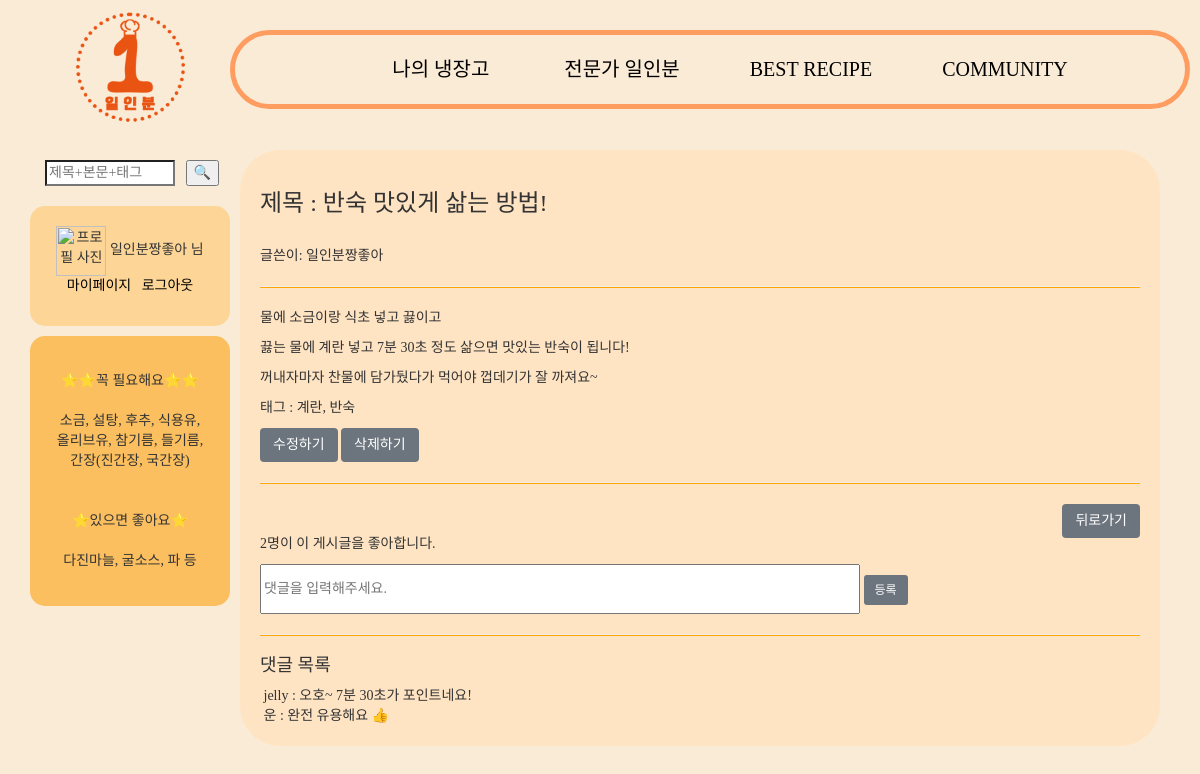
Page /community/postshow/18 (signed in) on the committed database.
### accounts/models.py (models this page shows, shortened)
class CustomerUser(AbstractUser):
    POSITION = (
        ('일반', '일반'),
        ('사업자', '사업자'),
    )
    position = models.CharField(verbose_name='등급', max_length=1000, choices=POSITION)
    upload = CloudinaryField('uploads',blank=True,null=True)
    profile = CloudinaryField('images/',default='default_susbwu.JPG',blank=True,null=False)
    nickname = models.CharField(max_length=100)
    email = models.EmailField()

### community/models.py (models this page shows, shortened)
class Post(models.Model):
    category_select = (
        ('일상공유','일상공유'),
        ('레시피공유', '레시피공유'),
    )
    writer = models.ForeignKey(CustomerUser, related_name="community", on_delete=models.CASCADE, verbose_name="작성자", null=True)
    title = models.CharField(max_length=100)
    content = models.TextField()
    category = models.CharField(max_length=30, choices=category_select, default='일상공유', null=True)
    pub_date = models.DateTimeField(auto_now_add=True, verbose_name="글작성일", null=True)
    like = models.ManyToManyField(CustomerUser, related_name='likes', blank=True)
    slug = models.SlugField('Slug', unique=False, allow_unicode=True, help_text='dashed words for title alias', null=True)
    tag = TagField()
    top_fixed = models.BooleanField(verbose_name='상단고정', default=False)

### commentcrud/models.py (models this page shows, shortened)
class Comment(models.Model):
    writer = models.ForeignKey(CustomerUser, related_name="comment", on_delete=models.CASCADE, verbose_name="댓글작성자", null=True)
    post = models.ForeignKey(Post, on_delete=models.CASCADE)
    content = models.CharField(max_length=100)
    created_at = models.DateTimeField(auto_now_add=True)
    updated_at = models.DateTimeField(auto_now=True)

### community/views.py (the view)
# urls.py: path('postshow/<int:post_id>', views.postshow, name='postshow'),
def postshow(request, post_id):
    post = get_object_or_404(Post, pk=post_id)
    scrap = Scrap_commu.objects.filter(user=request.user,post=post)
    return render(request, 'postshow.html', {'post': post,'scrap':scrap})

### community/templates/postshow.html (shortened to what this page needs)
{% extends 'list.html' %}
{% load static %}
{% block content %}
<html>
<head>
</head>
<body>
    <div id="cookResult" class="col-md-12">
            <h3>제목 : {{ post.title }}</h3>
            <br/>
            <p>글쓴이: <span id="user_name">{{ post.writer.nickname }}</span></p>
            <hr>
            <p>{{ post.content | safe }}</p>
            <p>태그 : {{ post.tag }}</p>
            <div class="bt">
                {% if post.writer == user %}
                <a href="{% url 'postupdate' post.id %}"><button type="button" class="btn btn-secondary">수정하기</button></a>
                <a href="{% url 'postdelete' post.id %}"><button type="button" class="btn btn-secondary" onclick="return confirm('정말 삭제하시겠습니까?')">삭제하기</button></a>
                {% endif %}
            </div>
            <hr>
            <a href="{% url 'list' %}"><button type="button" class="btn btn-secondary float-right">뒤로가기</button></a>
            <br/>
                <p style="margin-top: 10px;">{{ post.like.all.count }}명이 이 게시글을 좋아합니다.</p>
                <form method='POST' action="{% url 'commentcreate' post.id %}">
                    <input type="text" placeholder="댓글을 입력해주세요." style="width:600px;height:50px" name="content"></input>
                    <button type="submit" class="btn btn-secondary btn-sm">등록</button>
                </form>
        <hr/>
            <h4>댓글 목록</h4>
            {% if post.comment_set.all.count == 0 %}
                <p>아직 댓글이 없어요! :(</p>
            {% else %}
                {% for comment in post.comment_set.all %}
                    <img src="/media/{{comment.writer.profile}}" alt=""/> {{comment.writer.nickname}} : {{comment.content}}
                    <br/>
                {% endfor %}
            {% endif %}
    </div>
</body>
</html>
{% endblock %}

### home/templates/base.html (shortened to what this page needs)
{% load bootstrap4 %}
{% bootstrap_css %}
{% load static %}
<head>
<link rel="stylesheet" href="https://maxcdn.bootstrapcdn.com/bootstrap/3.3.2/css/bootstrap.min.css">
<link rel="stylesheet" href="https://maxcdn.bootstrapcdn.com/bootstrap/3.3.2/css/bootstrap-theme.min.css">
</head>
<body style="background-color: antiquewhite;">
<div class="container">
  <div class="row">
      <div class="col-md-2 logo">
        <a href="{% url 'main' %}"><img src = "{% static 'logoplus.png' %}" width = "110px" alt="로고"></a>
      </div>
      <div id="bar" class="col-md-10">
        <nav>
          <ul>
            <li class="nav-item">
                <a class="nav-link" href="{% url 'myfridge' %}">나의 냉장고 &nbsp;&nbsp;&nbsp;&nbsp;&nbsp;&nbsp;&nbsp;&nbsp;&nbsp;&nbsp;</a>
              </li>
            <li class="nav-item">
              <a class="nav-link" href="{% url 'expert_list' %}">전문가 일인분&nbsp;&nbsp;&nbsp;&nbsp;&nbsp;&nbsp;&nbsp;&nbsp;&nbsp;&nbsp;</a>
            </li>
            <li class="nav-item">
              <a class="nav-link" href="{% url 'likelist' %}">BEST RECIPE&nbsp;&nbsp;&nbsp;&nbsp;&nbsp;&nbsp;&nbsp;&nbsp;&nbsp;&nbsp;</a>
            </li>
            <li class="nav-item">
                <a class="nav-link" href="{% url 'list' %}">COMMUNITY</a>
            </li>
          </ul>
      </nav>
      </div>
      <div id="search" class="col-md-2">
        <div>
        <form action = "{% url 'result' %}" method = "get">
          <input id="searchtext" type = "search" placeholder="제목+본문+태그" style="font-family:'굴림';" name = "query">&nbsp;&nbsp;&nbsp;
          <input id = "searchbutton" type = "submit" name="" value="🔍">
        </form>
      </div>
      <div id="my">
        {% if user.is_authenticated %}
          <img width="50px" height="50px" alt="프로필 사진" src = "{{ user.profile.url }}">
          {{ user.nickname }} 님<br>
            <a href="{% url 'mypage' %}">마이페이지</a>&nbsp;&nbsp;
            <a href="{% url 'logout' %}">로그아웃</a>
        {% else %}
            <br>
          <a href="{% url 'login' %}">로그인</a>&nbsp;&nbsp;
          <a href="{% url 'signup' %}">회원가입</a>
        {% endif %}
      </div>
      <div id="usual" >
      ⭐⭐꼭 필요해요⭐⭐ <br><br>
      소금, 설탕, 후추, 식용유,<br>올리브유, 참기름, 들기름,<br>간장(진간장, 국간장)<br><br><br>
      ⭐있으면 좋아요⭐<br><br>
      다진마늘, 굴소스, 파 등
      </div>
</div>
<div class="container col-md-10 page0">
  {% block content %}
  {% endblock %}
</div>
</body>

### home/templates/base.html (style rules this page uses)
body { font-family: 'Noto Sans KR'; width: 100%; }
a:link { color: black; text-decoration: none; }
#bar { border:solid; border-color:rgb(258, 157, 97); border-radius:50px; border-width:5px; position:absolute; top:10px; left: 230px; display: flex; align-items: center; flex-direction: row; justify-content: center; margin-top:20px; margin-bottom: 20px; width: 80%; min-width: 78%; max-width: 80%; }
#bar ul { margin: 0; display:flex; flex-flow:row nowrap; justify-content:space-evenly; padding-left:40px; padding-top:15px; padding-bottom: 15px; font-size: 15pt; }
#bar li { list-style-type: none; }
#my { text-align:center; background-color:rgb(253, 213, 150); border-radius:15px; width:200px; height:120px; margin-top: 20px; margin-left:-15px; padding-top:20px; }
#usual { text-align:center; background-color:rgb(251, 191, 95); border-radius:15px; width:200px; height:270px; display: flex; align-items: center; flex-direction: row; justify-content: center; margin-top: 10px; margin-left:-15px; }
#search { position:absolute; top:160px; left:30px; }
#searchbutton { position: absolute; }
#searchtext { width:130px; }
.logo { position: absolute; left: 60; }
.page0 { position: relative; top: 150px; left: 100px; min-width: 80%; }

### community/templates/postshow.html (style rules this page uses)
hr { background-color: orange; height:1px; }
#cookResult { background-color:bisque; border-radius: 20px; background-color:bisque; border-radius: 40px; width : 1000px; padding:20px; }

### rows in the picture
CustomerUser: nickname "일인분짱좋아"
Post: title "반숙 맛있게 삶는 방법!", writer.nickname "일인분짱좋아", content "물에 소금이랑 식초 넣고 끓이고 끓는 물에 계란 넣고 7분 30초 정도 삶으면 맛있는 반숙이 됩니다! 꺼내자마자 찬물에 담가뒀다가 먹어야 껍데기가 잘 까져요~", tag "계란, 반숙", like.all.count "2"
Comment: writer.nickname "jelly", content "오호~ 7분 30초가 포인트네요!"
Comment: writer.nickname "운", content "완전 유용해요 👍"
